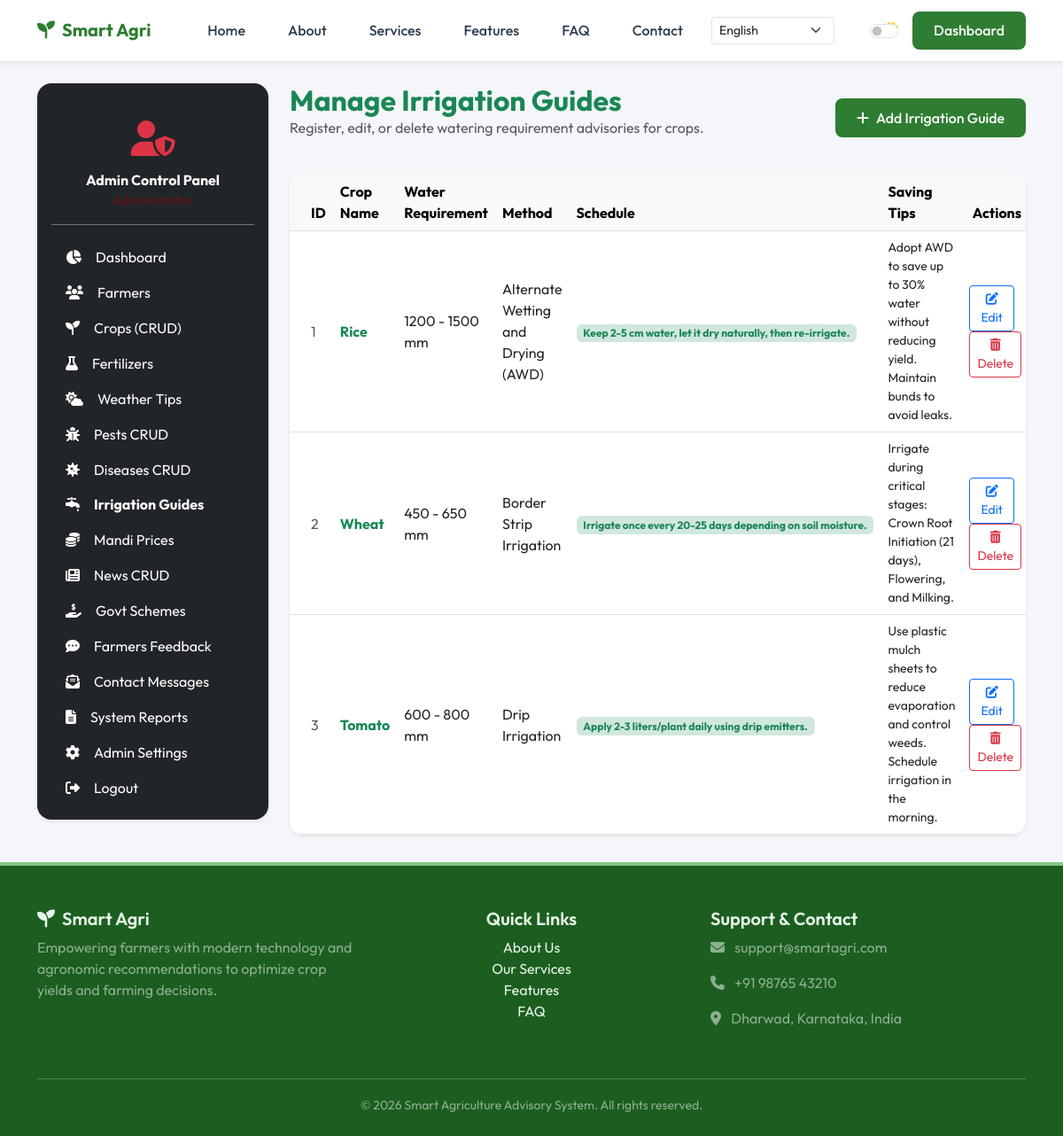
The page /admin/irrigation (signed in) on the database its author committed.
### app/models.py (models this page shows)
class Irrigation(db.Model):
    __tablename__ = 'irrigation'
    id = db.Column(db.Integer, primary_key=True)
    crop_name = db.Column(db.String(100), nullable=False)
    water_requirement = db.Column(db.String(100), nullable=True)
    irrigation_method = db.Column(db.String(100), nullable=True)  # Drip, Sprinkler, Surface
    water_saving_tips = db.Column(db.Text, nullable=True)
    schedule = db.Column(db.String(100), nullable=True)

### app/routes/admin.py (the view, shortened to what this page needs)
@admin_bp.route('/irrigation', methods=['GET', 'POST'])
@admin_required
def manage_irrigation():
    irrs = Irrigation.query.all()
    crops = Crop.query.all()
    return render_template('admin/irrigation.html', irrigation_list=irrs, crops=crops)

### app/__init__.py (called while the page is built)
@login_manager.user_loader
def load_user(user_id):
    role = session.get('user_role')
    if role == 'admin':
        return Admin.query.get(int(user_id))
    return User.query.get(int(user_id))

### app/routes/admin.py (called while the page is built)
def admin_required(f):
    @wraps(f)
    def decorated_function(*args, **kwargs):
        if not current_user.is_authenticated or session.get('user_role') != 'admin':
            flash('Access restricted to Administrators. Please log in.', 'danger')
            return redirect(url_for('public.admin_login'))
        return f(*args, **kwargs)
    return decorated_function

### app/templates/admin/irrigation.html (shortened to what this page needs)
{% extends 'admin_base.html' %}
{% block admin_content %}
<div class="row">
    <div class="col-12 d-flex justify-content-between align-items-center mb-4">
        <div>
            <h2 class="fw-bold mb-0 text-success">Manage Irrigation Guides</h2>
            <p class="text-muted">Register, edit, or delete watering requirement advisories for crops.</p>
        </div>
        <button class="btn btn-primary-custom" data-bs-toggle="collapse" data-bs-target="#addIrrigationCollapse">
            <i class="fas fa-plus me-2"></i>Add Irrigation Guide
        </button>
    </div>
    <div class="col-12">
        <div class="card card-custom border-0 shadow-sm">
            <div class="table-responsive">
                <table class="table table-hover align-middle mb-0">
                    <thead class="table-light">
                        <tr>
                            <th class="ps-4">ID</th>
                            <th>Crop Name</th>
                            <th>Water Requirement</th>
                            <th>Method</th>
                            <th>Schedule</th>
                            <th>Saving Tips</th>
                            <th class="pe-4 text-end">Actions</th>
                        </tr>
                    </thead>
                    <tbody>
                        {% if irrigation_list %}
                            {% for irr in irrigation_list %}
                            <tr>
                                <td class="ps-4 text-muted">{{ irr.id }}</td>
                                <td class="fw-bold text-success">{{ irr.crop_name }}</td>
                                <td>{{ irr.water_requirement or '-' }}</td>
                                <td>{{ irr.irrigation_method or '-' }}</td>
                                <td><span class="badge bg-success-subtle text-success">{{ irr.schedule or '-' }}</span></td>
                                <td class="small text-truncate-3" style="max-width: 200px;">{{ irr.water_saving_tips }}</td>
                                <td class="pe-4 text-end">
                                    <button class="btn btn-sm btn-outline-primary me-2" data-bs-toggle="modal" data-bs-target="#editIrrModal{{ irr.id }}">
                                        <i class="fas fa-edit"></i> Edit
                                    </button>
                                    <a href="{{ url_for('admin.delete_irrigation', id=irr.id) }}" class="btn btn-sm btn-outline-danger btn-delete-confirm" data-confirm-message="Are you sure you want to remove this irrigation advisory?">
                                        <i class="fas fa-trash-alt"></i> Delete
                                    </a>
                                </td>
                            </tr>
                            {% endfor %}
                        {% else %}
                            <tr>
                                <td colspan="7" class="text-center py-4 text-muted">No irrigation advisories configured.</td>
                            </tr>
                        {% endif %}
                    </tbody>
                </table>
            </div>
        </div>
    </div>
</div>
{% endblock %}

### app/static/css/style.css (style rules this page uses)
:root { --primary-color: #2e7d32; --primary-dark: #1b5e20; --primary-light: #81c784; --accent-color: #4caf50; --accent-light: #e8f5e9; --body-bg: #f4f6f9; --card-bg: #ffffff; --text-color: #2c3e50; --text-muted: #6c757d; --border-color: #dee2e6; --sidebar-bg: #1e4620; --sidebar-text: #ffffff; --sidebar-hover: #2e7d32; --sidebar-active: #388e3c; --header-bg: #ffffff; --footer-bg: #1b5e20; --footer-text: #e8f5e9; }
body { background-color: var(--body-bg); color: var(--text-color); font-family: 'Outfit', sans-serif; transition: background-color 0.3s ease, color 0.3s ease; display: flex; flex-direction: column; min-height: 100vh; }
h1, h2, h3, h4, h5, h6 { font-family: 'Outfit', sans-serif; font-weight: 600; }
.btn-primary-custom { background-color: var(--primary-color); color: white !important; border: none; font-weight: 500; border-radius: 8px; padding: 0.6rem 1.5rem; transition: all 0.3s ease; }
.card-custom { background-color: var(--card-bg); border: 1px solid var(--border-color); border-radius: 16px; box-shadow: 0 4px 20px rgba(0,0,0,0.02); transition: transform 0.3s ease, box-shadow 0.3s ease, border-color 0.3s ease; overflow: hidden; }

### rows shown on the page
Irrigation: id "1", crop_name "Rice", water_requirement "1200 - 1500 mm", irrigation_method "Alternate Wetting and Drying (AWD)", schedule "Keep 2-5 cm water, let it dry naturally, then re-irrigate.", water_saving_tips "Adopt AWD to save up to 30% water without reducing yield. Maintain bunds to avoid leaks."
Irrigation: id "2", crop_name "Wheat", water_requirement "450 - 650 mm", irrigation_method "Border Strip Irrigation", schedule "Irrigate once every 20-25 days depending on soil moisture.", water_saving_tips "Irrigate during critical stages: Crown Root Initiation (21 days), Flowering, and Milking."
Irrigation: id "3", crop_name "Tomato", water_requirement "600 - 800 mm", irrigation_method "Drip Irrigation", schedule "Apply 2-3 liters/plant daily using drip emitters.", water_saving_tips "Use plastic mulch sheets to reduce evaporation and control weeds. Schedule irrigation in the morning."
